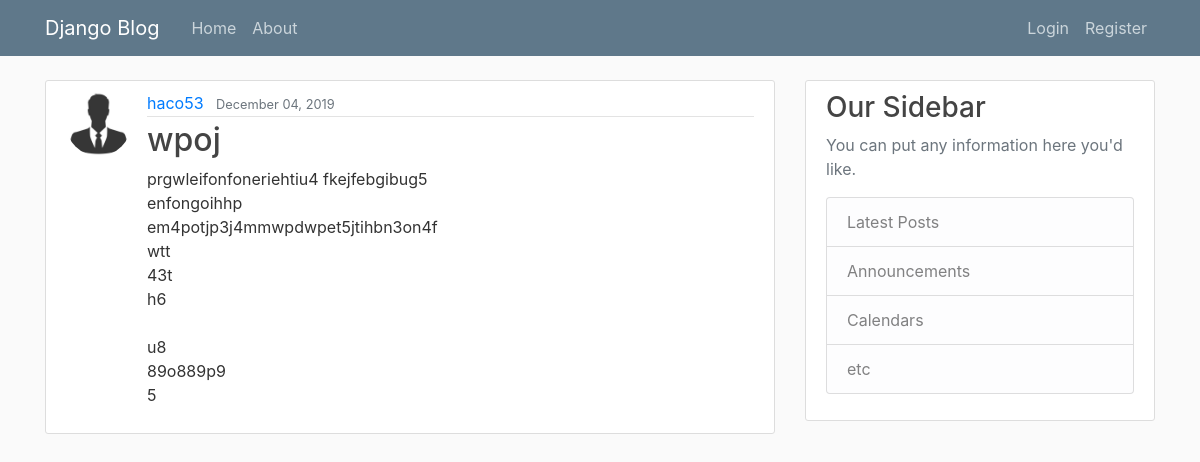
The page /post/22/ on the database its author committed.
### blog/models.py (models this page shows, shortened)
class Post(models.Model):
    title = models.CharField(max_length=100)
    content = models.TextField()
    date_posted = models.DateTimeField(default=timezone.now)
    author = models.ForeignKey(User, on_delete=models.CASCADE)

### users/models.py (models this page shows, shortened)
class Profile(models.Model):
    user = models.OneToOneField(User, on_delete=models.CASCADE)
    image = models.ImageField(default='default.jpg', upload_to='profile_pics')

### blog/views.py (the view)
# urls.py: path('post/<int:pk>/', PostDetailView.as_view(), name='post-detail'),
class PostDetailView(DetailView):
    model = Post

### blog/templates/blog/post_detail.html (shortened to what this page needs)
{% extends "blog/base.html" %}
{% block content %}
  <article class="media content-section">
    <img class="rounded-circle article-img" src="{{ object.author.profile.image.url }}">
    <div class="media-body">
      <div class="article-metadata">
        <a class="mr-2" href="{% url 'user-posts' object.author.username %}">{{ object.author }}</a>
        <small class="text-muted">{{ object.date_posted|date:"F d, Y" }}</small>
      </div>
      <h2 class="article-title">{{ object.title }}</h2>
      <p class="article-content">{{ object.content }}</p>
    </div>
  </article>
{% endblock content %}

### blog/static/blog/main.css (style rules this page uses)
body { background: #fafafa; color: #333333; margin-top: 5rem; }
h1, h2, h3, h4, h5, h6 { color: #444444; }
.content-section { background: #ffffff; padding: 10px 20px; border: 1px solid #dddddd; border-radius: 3px; margin-bottom: 20px; }
.article-title { color: #444444; }
.article-content { white-space: pre-line; }
.article-img { height: 65px; width: 65px; margin-right: 16px; }
.article-metadata { padding-bottom: 1px; margin-bottom: 4px; border-bottom: 1px solid #e3e3e3 }

### rows shown on the page
Post: author.profile.image (placeholder picture), author "haco53", date_posted "December 04, 2019", title "wpoj", content "prgwleifonfoneriehtiu4 fkejfebgibug5 enfongoihhp em4potjp3j4mmwpdwpet5jtihbn3on4f wtt 43t h6 u8 89o889p9 5"
